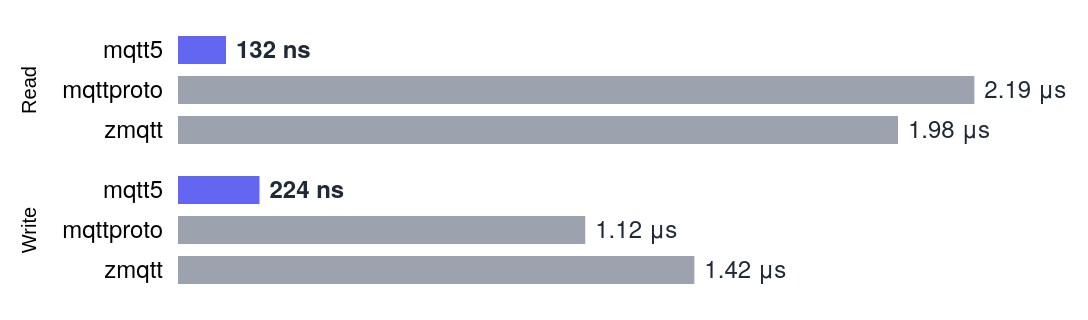

Write a Vega-Lite specification for this figure.
### Vega-Lite specification from a JSON file in a GitHub repository (floating-point values rounded to 4 significant figures)
{"$schema": "https://vega.github.io/schema/vega-lite/v6.json", "data": {"values": [{"library": "mqtt5", "group": "Read", "operation": "mqtt5", "time": 132, "timeFormat": "132 ns"}, {"library": "mqtt5", "group": "Write", "operation": "mqtt5", "time": 224, "timeFormat": "224 ns"}, {"library": "mqttproto", "group": "Read", "operation": "mqttproto", "time": 2190, "timeFormat": "2.19 μs"}, {"library": "mqttproto", "group": "Write", "operation": "mqttproto", "time": 1120, "timeFormat": "1.12 μs"}, {"library": "zmqtt", "group": "Read", "operation": "zmqtt", "time": 1980, "timeFormat": "1.98 μs"}, {"library": "zmqtt", "group": "Write", "operation": "zmqtt", "time": 1420, "timeFormat": "1.42 μs"}]}, "config": {"padding": {"left": 10, "top": 15, "right": 10, "bottom": 15}, "text": {"font": "Helvetica Neue", "color": "#1f2937"}, "mark": {"font": "Helvetica Neue", "color": "#1f2937"}, "axis": {"labelFont": "Helvetica Neue"}, "view": {"stroke": null}}, "facet": {"row": {"field": "group", "type": "nominal", "sort": ["Read", "Write"], "header": {"title": null, "labels": true}}}, "spacing": 10, "resolve": {"scale": {"x": "shared", "y": "independent"}}, "spec": {"height": 60, "width": 400, "encoding": {"y": {"field": "operation", "type": "nominal", "axis": {"grid": false, "title": null, "labelFontSize": 12, "ticks": false, "labelPadding": 8, "domain": false}, "sort": ["mqtt5", "mqttproto", "zmqtt"]}, "x": {"field": "time", "type": "quantitative", "axis": null}}, "layer": [{"mark": "bar", "encoding": {"size": {"value": 14}, "color": {"condition": {"test": "datum.library == 'mqtt5'", "value": "#6366f1"}, "value": "#9ca3af"}}}, {"transform": [{"filter": "datum.library !== 'mqtt5'"}], "mark": {"type": "text", "align": "left", "baseline": "middle", "dx": 5, "fontSize": 12, "fill": "#1f2937"}, "encoding": {"text": {"field": "timeFormat"}}}, {"transform": [{"filter": "datum.library === 'mqtt5'"}], "mark": {"type": "text", "align": "left", "baseline": "middle", "dx": 5, "fontSize": 12, "fontWeight": "bold", "fill": "#1f2937"}, "encoding": {"text": {"field": "timeFormat"}}}]}}
